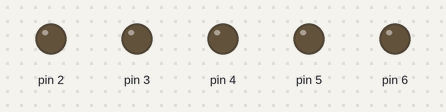
This sketch was run on a simulated Arduino Uno, built with avr-gcc and run on an emulated ATmega328P. On the bench: output pins drawn as LEDs (lit = HIGH).

Above: at 0.1 s.
At 1.1 s:
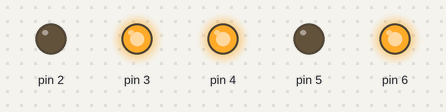
Timing chart, 0 to 2.6 s (numbered marks = the images above):
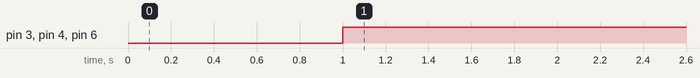

The sketch:

diwalilights.ino
```cpp
// C++ code
//
void setup()
{
  pinMode(2, OUTPUT);
   pinMode(3, OUTPUT);
   pinMode(4, OUTPUT);
   pinMode(5, OUTPUT);
   pinMode(6, OUTPUT);
}

void loop()
{
  delay(1000);
  digitalWrite(2, LOW);
   digitalWrite(3, HIGH);
  digitalWrite(4, HIGH);
  digitalWrite(5, LOW);
  digitalWrite(6, HIGH);
}
```

Measured:
- by itself, pin 3, pin 4, pin 6: LOW → HIGH at 1.0 s
